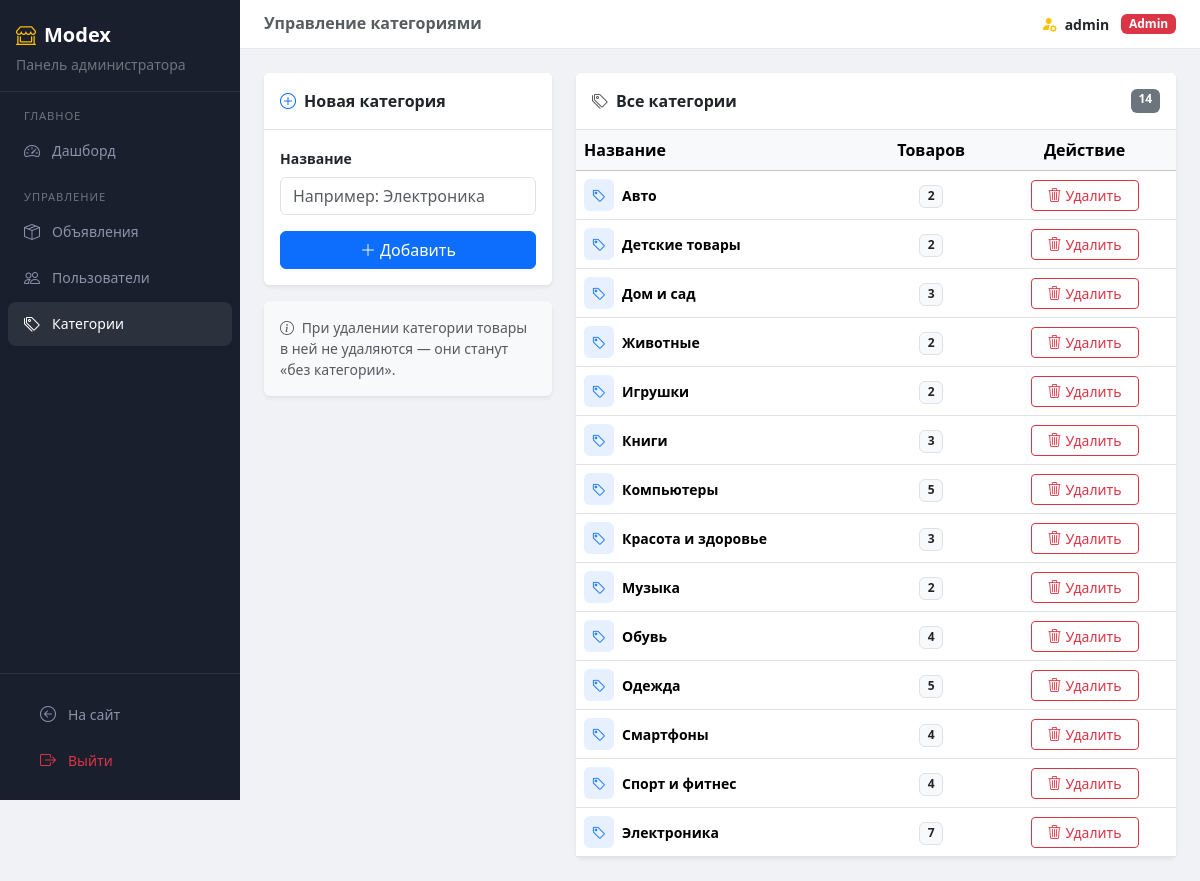
The app's page /admin/categories (signed in) with its own data.
### app/models.py (models this page shows)
class User(Base):
    __tablename__ = "users"
    id = Column(Integer, primary_key=True)
    username = Column(String(80), unique=True, nullable=False)
    password_hash = Column(String(200), nullable=False)
    role = Column(String(20), default="buyer")
    is_blocked = Column(Boolean, default=False)
    created_at = Column(DateTime, default=datetime.utcnow)
    cart_items = relationship("CartItem", back_populates="user", cascade="all, delete")
    favorites = relationship("Favorite", back_populates="user", cascade="all, delete")
    orders = relationship("Order", back_populates="user")

class Category(Base):
    __tablename__ = "categories"
    id = Column(Integer, primary_key=True)
    name = Column(String(100), unique=True, nullable=False)
    products = relationship("Product", back_populates="category")

### app/routers/admin.py (the view)
@admin_bp.route("/categories", methods=["GET"])
def admin_categories():
    db = get_db()
    user = require_admin(db)
    if not user:
        return redirect("/auth/login")
    cats = (
        db.query(Category, func.count(Product.id).label("cnt"))
        .outerjoin(Product, Product.category_id == Category.id)
        .group_by(Category.id)
        .order_by(Category.name)
        .all()
    )
    return render_template("admin/categories.html", user=user, categories=cats,
                           cart_count=0, fav_count=0, error=None)

### app/auth.py (called while the page is built)
def get_current_user(db):
    token = request.cookies.get("access_token")
    if not token:
        return None
    try:
        payload = jwt.decode(token, SECRET_KEY, algorithms=[ALGORITHM])
        user_id = int(payload.get("sub"))
    except (JWTError, TypeError, ValueError):
        return None
    from app.models import User
    user = db.query(User).filter(User.id == user_id).first()
    return user if user and not user.is_blocked else None

### app/database.py (called while the page is built)
def get_db():
    if "db" not in g:
        g.db = SessionLocal()
    return g.db

### app/main.py (called while the page is built)
@app.context_processor
def inject_globals():
    return {"is_mobile": g.get("is_mobile", False)}

### app/mobile.py (called while the page is built)
def detect_mobile() -> bool:
    ua = request.headers.get("user-agent", "")
    is_mobile_ua = bool(_MOBILE_RE.search(ua))
    override = request.cookies.get("mobile_override")
    if override == "mobile":
        return True
    if override == "desktop":
        return False
    return is_mobile_ua

def init_mobile(app):
    @app.before_request
    def set_mobile():
        g.is_mobile = detect_mobile()

### app/routers/admin.py (called while the page is built)
def require_admin(db):
    user = get_current_user(db)
    if not user or user.role != "admin":
        return None
    return user

### app/templates/admin/categories.html (shortened to what this page needs)
{% extends "admin/base.html" %}
{% block page_title %}Управление категориями{% endblock %}
{% set active = 'categories' %}
{% block content %}
<div class="row g-4">
    <div class="col-md-4">
        <div class="card border-0 shadow-sm">
            <div class="card-header bg-white fw-semibold border-bottom py-3">
                <i class="bi bi-plus-circle me-2 text-primary"></i>Новая категория
            </div>
            <div class="card-body">
                <form method="post" action="/admin/categories/add">
                    <div class="mb-3">
                        <label class="form-label small fw-semibold">Название</label>
                        <input type="text" name="name" class="form-control"
                               placeholder="Например: Электроника" required maxlength="100">
                    </div>
                    <button class="btn btn-primary w-100" type="submit">
                        <i class="bi bi-plus-lg me-1"></i>Добавить
                    </button>
                </form>
            </div>
        </div>
        <div class="card border-0 shadow-sm mt-3 bg-light">
            <div class="card-body small text-muted py-3">
                <i class="bi bi-info-circle me-1"></i>
                При удалении категории товары в ней не удаляются — они станут «без категории».
            </div>
        </div>
    </div>
    <div class="col-md-8">
        <div class="card border-0 shadow-sm">
            <div class="card-header bg-white fw-semibold border-bottom py-3 d-flex justify-content-between">
                <span><i class="bi bi-tags me-2 text-muted"></i>Все категории</span>
                <span class="badge bg-secondary">{{ categories | length }}</span>
            </div>
            <div class="table-responsive">
                <table class="table table-hover align-middle mb-0">
                    <thead class="table-light">
                        <tr>
                            <th>Название</th>
                            <th class="text-center">Товаров</th>
                            <th class="text-center">Действие</th>
                        </tr>
                    </thead>
                    <tbody>
                    {% for cat, cnt in categories %}
                    <tr>
                        <td>
                            <div class="d-flex align-items-center gap-2">
                                <div class="rounded bg-primary bg-opacity-10 px-2 py-1">
                                    <i class="bi bi-tag text-primary small"></i>
                                </div>
                                <span class="fw-semibold small">{{ cat.name }}</span>
                            </div>
                        </td>
                        <td class="text-center">
                            <a href="/admin/products?status=all" class="text-decoration-none">
                                <span class="badge bg-light text-dark border">{{ cnt }}</span>
                            </a>
                        </td>
                        <td class="text-center">
                            <form method="post" action="/admin/categories/{{ cat.id }}/delete"
                                  onsubmit="return confirm('Удалить категорию «{{ cat.name }}»?{% if cnt > 0 %} ({{ cnt }} товаров станут без категории){% endif %}')">
                                <button class="btn btn-outline-danger btn-sm px-3" type="submit">
                                    <i class="bi bi-trash3 me-1"></i>Удалить
                                </button>
                            </form>
                        </td>
                    </tr>
                    {% endfor %}
                    </tbody>
                </table>
            </div>
        </div>
    </div>
</div>
{% endblock %}

### app/templates/admin/base.html (shortened to what this page needs)
<!DOCTYPE html>
<html lang="ru">
<head>
    <link href="https://cdn.jsdelivr.net/npm/bootstrap@5.3.2/dist/css/bootstrap.min.css" rel="stylesheet">
    <link href="https://cdn.jsdelivr.net/npm/bootstrap-icons@1.11.3/font/bootstrap-icons.min.css" rel="stylesheet">
</head>
<body>
<aside class="admin-sidebar">
    <div class="brand">
        <a href="/" class="text-decoration-none">
            <span class="text-white fw-bold fs-5"><i class="bi bi-shop-window me-2 text-warning"></i>Modex</span>
        </a>
        <div class="text-secondary small mt-1">Панель администратора</div>
    </div>
    <nav class="flex-grow-1 py-3">
        <div class="text-secondary px-4 mb-1" style="font-size:.7rem;letter-spacing:.08em;">ГЛАВНОЕ</div>
        <a href="/admin/dashboard" class="nav-link {% if active == 'dashboard' %}active{% endif %}">
            <i class="bi bi-speedometer2"></i> Дашборд
        </a>
        <div class="text-secondary px-4 mb-1 mt-3" style="font-size:.7rem;letter-spacing:.08em;">УПРАВЛЕНИЕ</div>
        <a href="/admin/products" class="nav-link {% if active == 'products' %}active{% endif %}">
            <i class="bi bi-box-seam"></i> Объявления
        </a>
        <a href="/admin/users" class="nav-link {% if active == 'users' %}active{% endif %}">
            <i class="bi bi-people"></i> Пользователи
        </a>
        <a href="/admin/categories" class="nav-link {% if active == 'categories' %}active{% endif %}">
            <i class="bi bi-tags"></i> Категории
        </a>
    </nav>
    <div class="border-top p-3" style="border-color: rgba(255,255,255,.08) !important;">
        <a href="/" class="nav-link">
            <i class="bi bi-arrow-left-circle"></i> На сайт
        </a>
        <a href="/auth/logout" class="nav-link text-danger">
            <i class="bi bi-box-arrow-right"></i> Выйти
        </a>
    </div>
</aside>
<div class="admin-main">
    <div class="admin-topbar">
        <div class="d-flex align-items-center gap-3">
            <h6 class="mb-0 fw-semibold text-muted">{% block page_title %}{% endblock %}</h6>
        </div>
        <div class="d-flex align-items-center gap-2">
            <i class="bi bi-person-fill-gear text-warning"></i>
            <span class="small fw-semibold">{{ user.username }}</span>
            <span class="badge bg-danger ms-1">Admin</span>
        </div>
    </div>
    <div class="p-4">
        {% block content %}{% endblock %}
    </div>
</div>
</body>
</html>

### app/templates/admin/base.html (style rules this page uses)
body { background: #f0f2f5; }
.admin-sidebar { width: 240px; min-height: 100vh; background: #1a1f2e; position: fixed; top: 0; left: 0; z-index: 100; display: flex; flex-direction: column; }
.admin-sidebar .brand { padding: 20px 16px 16px; border-bottom: 1px solid rgba(255,255,255,.08); }
.admin-sidebar .nav-link { color: #8b93a7; padding: 10px 16px; border-radius: 8px; margin: 2px 8px; display: flex; align-items: center; gap: 10px; font-size: .875rem; transition: all .15s; }
.admin-sidebar .nav-link:hover, .admin-sidebar .nav-link.active { color: #fff; background: rgba(255,255,255,.08); }
.admin-sidebar .nav-link.active { color: #fff; }
.admin-sidebar .nav-link i { font-size: 1rem; width: 18px; }
.admin-main { margin-left: 240px; min-height: 100vh; }
.admin-topbar { background: #fff; border-bottom: 1px solid #e9ecef; padding: 12px 24px; display: flex; align-items: center; justify-content: space-between; position: sticky; top: 0; z-index: 50; }

### records on screen
User: username "admin"
Category: name "Авто", cnt "2"
Category: name "Детские товары", cnt "2"
Category: name "Дом и сад", cnt "3"
Category: name "Животные", cnt "2"
Category: name "Игрушки", cnt "2"
Category: name "Книги", cnt "3"
Category: name "Компьютеры", cnt "5"
Category: name "Красота и здоровье", cnt "3"
Category: name "Музыка", cnt "2"
Category: name "Обувь", cnt "4"
Category: name "Одежда", cnt "5"
Category: name "Смартфоны", cnt "4"
Category: name "Спорт и фитнес", cnt "4"
Category: name "Электроника", cnt "7"

### other values on screen
{{ categories | length }} "14"
